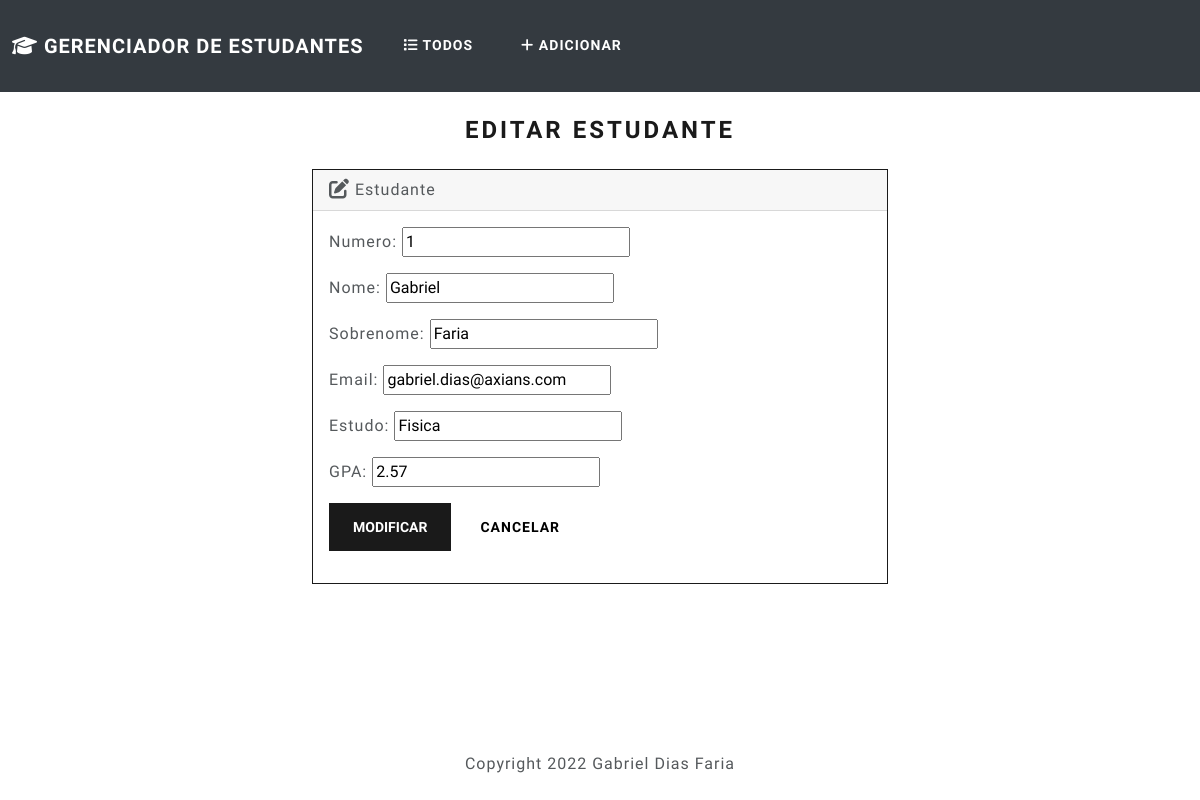
Page /edit/1/ on the committed database.
### students/models.py (models this page shows, shortened)
class Student(models.Model):
    student_number = models.PositiveIntegerField()
    first_name = models.CharField(max_length=50)
    last_name = models.CharField(max_length=50)
    email = models.EmailField(max_length=100)
    field_of_study = models.CharField(max_length=50)
    gpa = models.FloatField()

### students/views.py (the view)
# urls.py: path('edit/<int:id>/', views.edit, name='edit'),
def edit(request, id):
  if request.method == 'POST':
    student = Student.objects.get(pk=id)
    form = StudentForm(request.POST, instance=student)
    if form.is_valid():
      form.save()
      return render(request, 'students/edit.html', {
        'form': form,
        'success': True
      })
  else:
    student = Student.objects.get(pk=id)
    form = StudentForm(instance=student)
  return render(request, 'students/edit.html', {
    'form': form
  })

### students/forms.py
class StudentForm(forms.ModelForm):
    class Meta:
        model = Student
        fields = ['student_number', 'first_name', 'last_name', 'email', 'field_of_study', 'gpa']
        labels = {
            'student_number': 'Numero',
            'first_name': 'Nome',
            'last_name': 'Sobrenome',
            'email': 'Email',
            'field_of_study': 'Estudo',
            'gpa': 'GPA'
        }
        Widgets = {
            'student_number': forms.NumberInput(attrs= {'class': 'form-control'}),
            'first_name': forms.TextInput(attrs= {'class': 'form-control'}),
            'last_name': forms.TextInput(attrs= {'class': 'form-control'}),
            'email': forms.EmailInput(attrs= {'class': 'form-control'}),
            'field_of_study': forms.TextInput(attrs= {'class': 'form-control'}),
            'gpa': forms.NumberInput(attrs= {'class': 'form-control'})
        }

### students/templates/students/edit.html
{% extends "students/base.html" %} {% block body %}
<h3 class="text-center m-4">Editar Estudante</h3>
{% if success %}
<div class="alert alert-success" role="start">
  Estudante modificado com sucesso
  <a href="{% url 'index' %}" class="alert-link">Concluir</a>
</div>
{% else %}
<div class="row justify-content-center">
  <div class="col-6">
    <div class="card border-primary mb-3">
      <div class="card-header">
        <i class="fa-solid fa-pen-to-square fa-lg"></i> Estudante
      </div>
      <div class="card-body">
        <form action="" method="POST">
          {% csrf_token %} {{ form.as_p }}
          <button type="submit" class="btn btn-primary">Modificar</button>
          <a href="{% url 'index' %}" class="btn btn-secondary">Cancelar</a>
        </form>
      </div>
    </div>
  </div>
</div>
{% endif %} {% endblock %}

### rows in the picture
Student: student_number "1", first_name "Gabriel", last_name "Faria", email "gabriel.dias@axians.com", field_of_study "Fisica", gpa "2.57"
